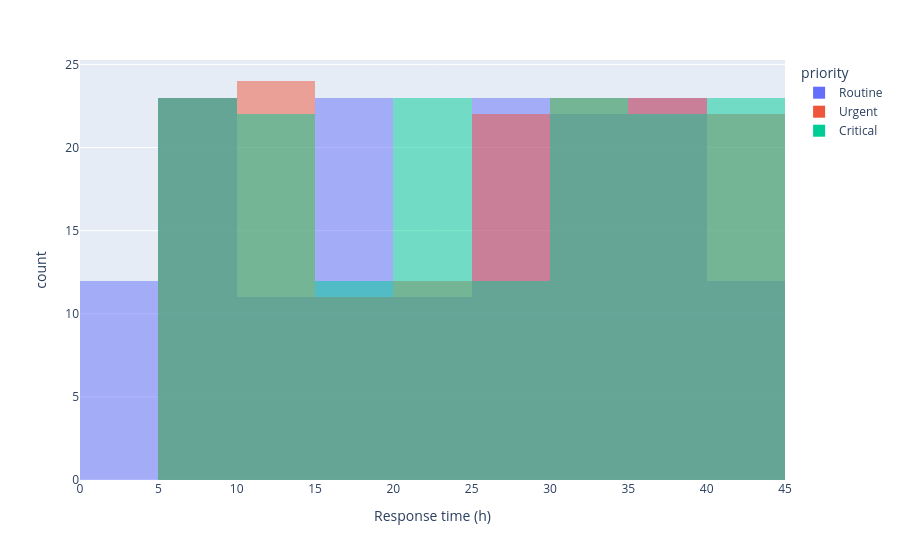

The code cell stored with this chart in its notebook:
### Code cell
fig = px.histogram(t,
x='response_hours',
color='priority', nbins=20,
barmode='overlay')
fig.update_xaxes(title='Response time (h)')
fig.show()

### Figure 1 — Plotly figure (JSON) as saved in the notebook; plotly's stock layout.template omitted (floating-point values rounded to 4 significant figures; data arrays with more than 128 entries replaced by an {"elided": "..."} marker saying what was removed)
{"data": [{"bingroup": "x", "hovertemplate": "priority=Routine<br>response_hours=%{x}<br>count=%{y}<extra></extra>", "legendgroup": "Routine", "marker": {"color": "#636efa", "opacity": 0.5, "pattern": {"shape": ""}}, "name": "Routine", "nbinsx": 20, "orientation": "v", "showlegend": true, "type": "histogram", "x": {"elided": "160 float values"}, "xaxis": "x", "yaxis": "y"}, {"bingroup": "x", "hovertemplate": "priority=Urgent<br>response_hours=%{x}<br>count=%{y}<extra></extra>", "legendgroup": "Urgent", "marker": {"color": "#EF553B", "opacity": 0.5, "pattern": {"shape": ""}}, "name": "Urgent", "nbinsx": 20, "orientation": "v", "showlegend": true, "type": "histogram", "x": {"elided": "160 float values"}, "xaxis": "x", "yaxis": "y"}, {"bingroup": "x", "hovertemplate": "priority=Critical<br>response_hours=%{x}<br>count=%{y}<extra></extra>", "legendgroup": "Critical", "marker": {"color": "#00cc96", "opacity": 0.5, "pattern": {"shape": ""}}, "name": "Critical", "nbinsx": 20, "orientation": "v", "showlegend": true, "type": "histogram", "x": {"elided": "160 float values"}, "xaxis": "x", "yaxis": "y"}], "layout": {"barmode": "overlay", "legend": {"title": {"text": "priority"}, "tracegroupgap": 0}, "margin": {"t": 60}, "xaxis": {"anchor": "y", "domain": [0, 1], "title": {"text": "Response time (h)"}}, "yaxis": {"anchor": "x", "domain": [0, 1], "title": {"text": "count"}}}}
